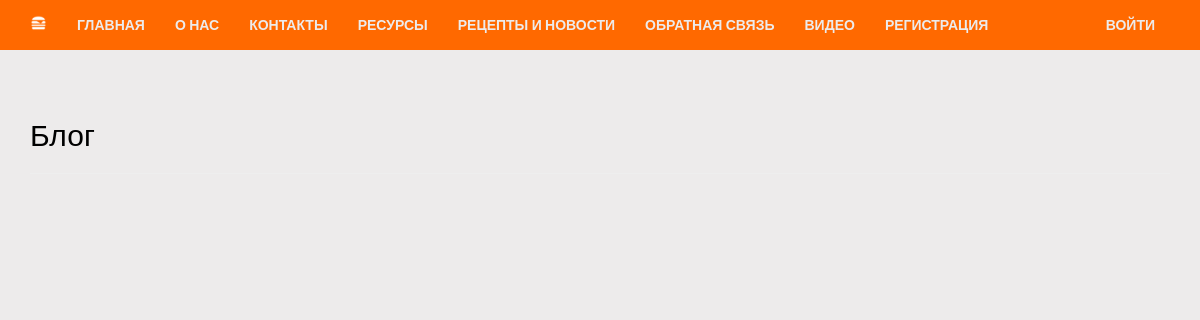
/blog/, run on an earlier commit of the app's database.
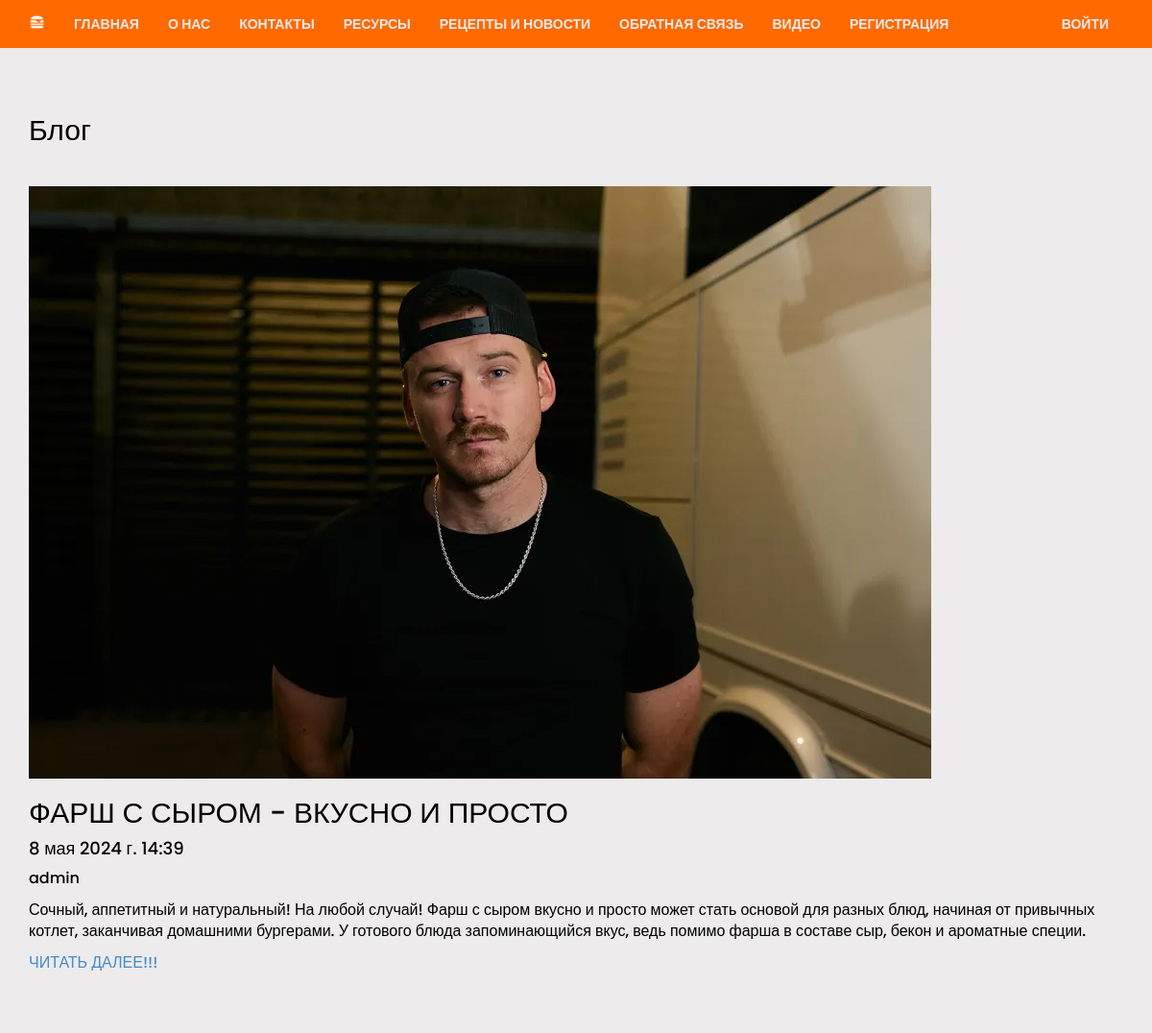
And on a later commit of the database.
### app/models.py (models this page shows, shortened)
class Blog(models.Model):
    title = models.CharField(max_length = 100, unique_for_date = "posted", verbose_name = "Заголовок")
    description = models.TextField(verbose_name = "Краткое содержание")
    content = models.TextField(verbose_name = "Полное содержание")
    posted = models.DateTimeField(default = datetime.now(), db_index = True, verbose_name = "Опубликована")
    image = models.FileField(default = 'temp.jpg', verbose_name = "Путь к картинке")
    author = models.ForeignKey(User, null=True, blank=True, on_delete=models.SET_NULL, verbose_name="Автор")
    class Meta:
        db_table = "Posts" # иня таблицы для модели
        ordering = ["-posted"] # в порядок сортировки данных в модели ("-" означает по убыванию) verbose_name = "статья блога"
        verbose_name = "статья блога"
        verbose_name_plural = "статьи блога"

### app/views.py (the view)
# urls.py: path('blog/', views.blog, name='blog'),
def blog(request):
    posts = Blog.objects.all()
    assert isinstance(request, HttpRequest)
    return render(
        request,
        "app/blog.html",
        {
            'title':'Блог',
            'posts': posts,
            'year': datetime.now().year,
        }
    )

### app/templates/app/blog.html
﻿{% extends "app/Layout.html" %}
{% block content %}
<h2>{{ title }}</h2>
{% for post in posts %}
<hr />
<div class="story-grid">
    <div>
        <div class="image-story">
            <a><img src="app/content/story-morgan.jpg" alt="" /></a>
        </div>
    </div>
    <div>
        <h2> {{ post.title }} </h2>
        <h4> {{ post.posted }} </h4>
        <p> {{ post.author }} </p>
        <p> {{ post.description }} </p>
        <p><a href="{% url 'blogpost' parametr=post.id %}">ЧИТАТЬ ДАЛЕЕ!!!</a></p>
    </div>
</div>
{% endfor %}
{% endblock %}

### app/templates/app/layout.html (shortened to what this page needs)
<!DOCTYPE html>
<html>
<head>
    {% load staticfiles %}
    <link rel="stylesheet" type="text/css" href="{% static 'app/content/bootstrap.css' %}" />
    <link rel="stylesheet" type="text/css" href="{% static 'app/content/site.css' %}" />
</head>
<body>
    <div class="navbar navbar-inverse navbar-fixed-top">
        <div class="container">
            <div class="navbar-header">
                <a href="/" class="navbar-brand"> <img src="{% static 'app/content/Cheeseburger.svg' %}" alt="logo" /> </a>
            </div>
            <div class="navbar-collapse collapse">
                <ul class="nav navbar-nav">
                    <li><a href="{% url 'home' %}">ГЛАВНАЯ</a></li>
                    <li><a href="{% url 'about' %}">О НАС</a></li>
                    <li><a href="{% url 'contact' %}">КОНТАКТЫ</a></li>
                    <li><a href="{% url 'links' %}">РЕСУРСЫ</a></li>
                    <li><a href="{% url 'blog' %}">РЕЦЕПТЫ И НОВОСТИ</a></li>
                    <li><a href="{% url 'poll' %}">ОБРАТНАЯ СВЯЗЬ</a></li>
                    <li><a href="{% url 'videopost' %}">ВИДЕО</a></li>
                    {% if not user.is_authenticated %}
                    <li><a href="{% url 'registration' %}">РЕГИСТРАЦИЯ</a></li>
                    {% endif %}
                </ul>
                {% include 'app/loginpartial.html' %}
            </div>
        </div>
    </div>
    <div class="container body-content">
{% block content %}{% endblock %}
        <hr/>
    </div>
</body>
</html>

### app/templates/app/loginpartial.html
﻿{% if user.is_authenticated %}
<form id="logoutForm" action="/logout/" method="post" class="navbar-right">
    {% csrf_token %}
    <ul class="nav navbar-nav navbar-right">
        <li><span class="navbar-brand">Привет {{ user.username }}!</span></li>
        <li><a href="javascript:document.getElementById('logoutForm').submit()">ВЫЙТИ</a></li>
    </ul>
</form>
{% else %}
<ul class="nav navbar-nav navbar-right">
    <li><a href="{% url 'login' %}">ВОЙТИ</a></li>
</ul>
{% endif %}

### app/static/app/content/site.css (style rules this page uses)
body { padding-top: 80px; padding-bottom: 20px; }
.body-content { padding-left: 15px; padding-right: 15px; }

What changed in the data, as far as the page shows it:
added Blog: title "ФАРШ С СЫРОМ - ВКУСНО И ПРОСТО", posted "8 мая 2024 г. 14:39", author "admin", description "Сочный, аппетитный и натуральный! На любой случай! Фарш с сыром вкусно и просто может стать основой для разных блюд, начиная от привычных котлет, заканчивая домашними бургерами. У готового блюда запоминающийся вкус, ведь помимо фарша в составе сыр, бекон и ароматные специи."
